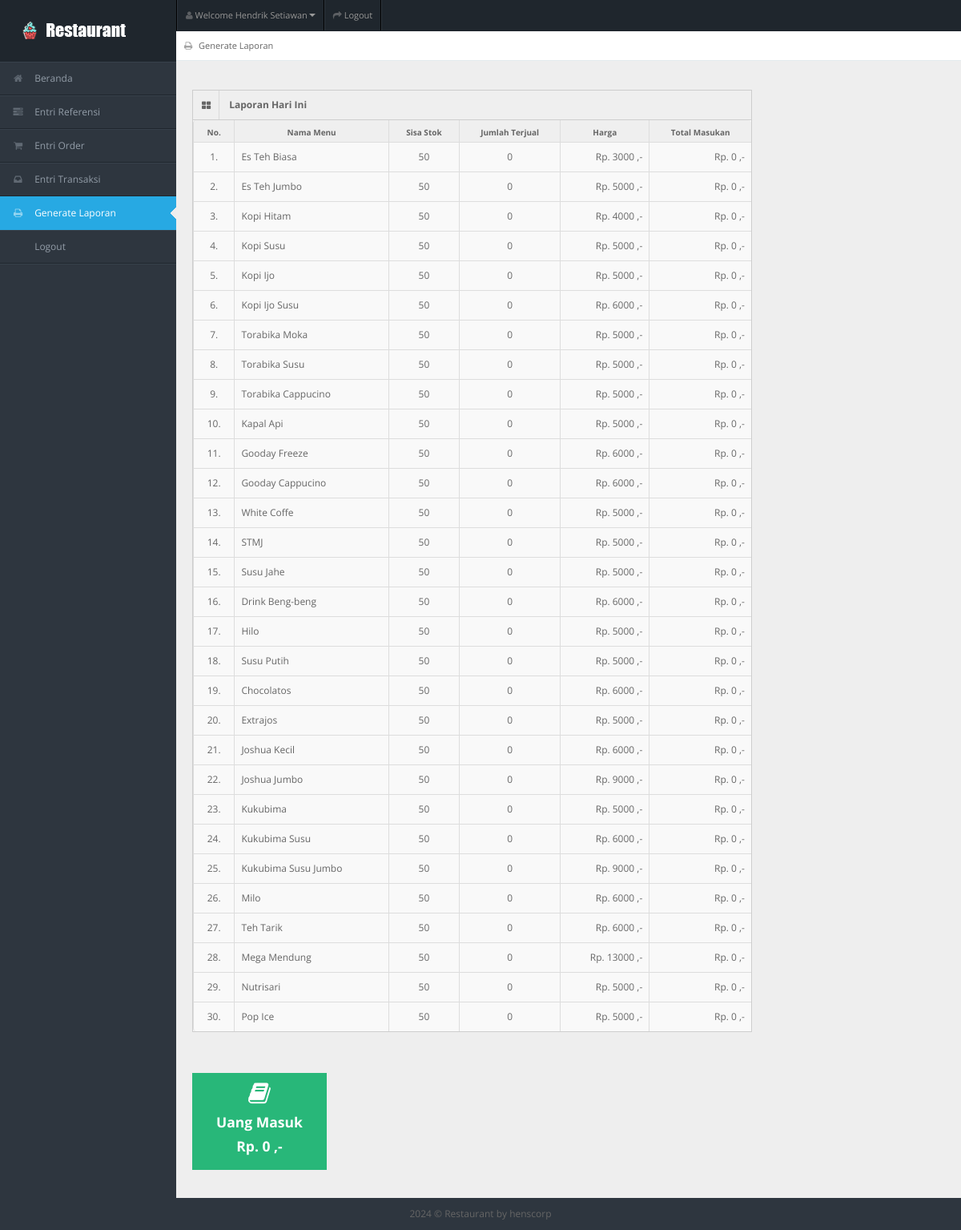
The page /generate_laporan.php (signed in) on the database its author committed.
### tables this page shows
CREATE TABLE `tb_user` (
  `id_user` int(11) NOT NULL,
  `username` varchar(150) NOT NULL,
  `password` varchar(150) NOT NULL,
  `nama_user` varchar(150) NOT NULL,
  `id_level` int(11) NOT NULL,
  `status` varchar(150) NOT NULL
);

CREATE TABLE `tb_masakan` (
  `id_masakan` int(11) NOT NULL,
  `nama_masakan` varchar(150) NOT NULL,
  `harga` varchar(150) NOT NULL,
  `stok` int(11) NOT NULL,
  `status_masakan` varchar(150) NOT NULL,
  `gambar_masakan` varchar(150) NOT NULL
);

### generate_laporan.php (the view, shortened to what this page needs)
<!DOCTYPE html>
<?php
include "connection/koneksi.php";
$id = $_SESSION['id_user'];
if(isset ($_SESSION['username'])){
  $query = "select * from tb_user natural join tb_level where id_user = $id";
  mysqli_query($conn, $query);
  $sql = mysqli_query($conn, $query);
  while($r = mysqli_fetch_array($sql)){
    $uang = 0;
?>
<html lang="en">
<head>
<link rel="stylesheet" href="template/dashboard/css/bootstrap.min.css" />
<link rel="stylesheet" href="template/dashboard/css/bootstrap-responsive.min.css" />
<link rel="stylesheet" href="template/dashboard/css/fullcalendar.css" />
<link rel="stylesheet" href="template/dashboard/css/matrix-style.css" />
<link rel="stylesheet" href="template/dashboard/css/matrix-media.css" />
<link href="template/dashboard/font-awesome/css/font-awesome.css" rel="stylesheet" />
<link rel="stylesheet" href="template/dashboard/css/jquery.gritter.css" />
</head>
<body>
<div id="header">
  <h1><a href="entri_transaksi.php">Entri Transaksi</a></h1>
</div>
<div id="user-nav" class="navbar navbar-inverse">
  <ul class="nav">
    <li  class="dropdown" id="profile-messages" ><a title="" href="#" data-toggle="dropdown" data-target="#profile-messages" class="dropdown-toggle"><i class="icon icon-user"></i>  <span class="text">Welcome <?php echo $r['nama_user'];?></span><b class="caret"></b></a>
    </li>
    <li class=""><a title="" href="logout.php"><i class="icon icon-share-alt"></i> <span class="text">Logout</span></a></li>
  </ul>
</div>
<div id="sidebar"><a href="generate_laporan.php" class="visible-phone"><i class="icon icon-print"></i> <span>Generate</span></a>
  <ul>
    <?php
    if($r['id_level'] == 1){
  ?>
    <li> <a href="beranda.php"><i class="icon icon-home"></i> <span>Beranda</span></a> </li>
    <li> <a href="entri_referensi.php"><i class="icon icon-tasks"></i> <span>Entri Referensi</span></a> </li>
    <li> <a href="entri_order.php"><i class="icon icon-shopping-cart"></i> <span>Entri Order</span></a> </li>
    <li> <a href="entri_transaksi.php"><i class="icon icon-inbox"></i> <span>Entri Transaksi</span></a> </li>
    <li class="active"> <a href="generate_laporan.php"><i class="icon icon-print"></i> <span>Generate Laporan</span></a> </li>
    <li> <a href="logout.php"><i class="icon icon-sign-out"></i> <span>Logout</span></a> </li>
  <?php
    } else if($r['id_level'] == 2){
  ?>
    <li> <a href="beranda.php"><i class="icon icon-home"></i> <span>Beranda</span></a> </li>
    <li> <a href="entri_order.php"><i class="icon icon-shopping-cart"></i> <span>Entri Order</span></a> </li>
    <li class="active"> <a href="generate_laporan.php"><i class="icon icon-print"></i> <span>Generate Laporan</span></a> </li>
    <li> <a href="logout.php"><i class="icon icon-sign-out"></i> <span>Logout</span></a> </li>
  <?php
    } else if($r['id_level'] == 3){
  ?>
    <li> <a href="beranda.php"><i class="icon icon-home"></i> <span>Beranda</span></a> </li>
    <li> <a href="entri_transaksi.php"><i class="icon icon-inbox"></i> <span>Entri Transaksi</span></a> </li>
    <li class="active"> <a href="generate_laporan.php"><i class="icon icon-print"></i> <span>Generate Laporan</span></a> </li>
    <li> <a href="logout.php"><i class="icon icon-sign-out"></i> <span>Logout</span></a> </li>
  <?php
    } else if($r['id_level'] == 4){
  ?>
    <li> <a href="beranda.php"><i class="icon icon-home"></i> <span>Beranda</span></a> </li>
    <li class="active"> <a href="generate_laporan.php"><i class="icon icon-print"></i> <span>Generate Laporan</span></a> </li>
    <li> <a href="logout.php"><i class="icon icon-sign-out"></i> <span>Logout</span></a> </li>
  <?php
    } else if($r['id_level'] == 5){
  ?>
    <li> <a href="beranda.php"><i class="icon icon-home"></i> <span>Beranda</span></a> </li>
    <li> <a href="entri_order.php"><i class="icon icon-shopping-cart"></i> <span>Entri Order</span></a> </li>
    <li> <a href="logout.php"><i class="icon icon-sign-out"></i> <span>Logout</span></a> </li>
  <?php
    }
  ?>
  </ul>
</div>
<div id="content">
  <div id="content-header">
    <div id="breadcrumb"> <a href="generate_laporan.php" title="Go to here" class="tip-bottom"><i class="icon icon-print"></i> Generate Laporan</a></div>
  </div>
  <div class="container-fluid">
    <?php
      if($r['id_level'] == 1 || $r['id_level'] == 2 || $r['id_level'] == 3 || $r['id_level'] == 4){
    ?>
    <div class="row-fluid">
      <div class="span9">
        <div class="widget-box">
          <div class="widget-title bg_lg"><span class="icon"><i class="icon-th-large"></i></span>
            <h5>Laporan Hari Ini</h5>
          </div>
          <div class="widget-content nopadding" >
            <table class="table table-bordered table-invoice-full">
              <thead>
                <tr>
                  <th class="head0">No.</th>
                  <th class="head0">Nama Menu</th>
                  <th class="head1">Sisa Stok</th>
                  <th class="head0">Jumlah Terjual</th>
                  <th class="head0 right">Harga</th>
                  <th class="head0 right">Total Masukan</th>
                </tr>
              </thead>
              <?php
                $no = 1;
                $query_lihat_menu = "select * from tb_masakan";
                $sql_lihat_menu = mysqli_query($conn, $query_lihat_menu);
              ?>
              <tbody>
              <?php
                while($r_lihat_menu = mysqli_fetch_array($sql_lihat_menu)){
              ?>
                <tr>
                  <td><center><?php echo $no++;?>.</center></td>
                  <td><?php echo $r_lihat_menu['nama_masakan'];?></td>
                  <td><center><?php echo $r_lihat_menu['stok'];?></center></td>
                  <td>
                    <center>
                      <?php
                        $id_masakan = $r_lihat_menu['id_masakan'];
                        $query_jumlah = "select sum(jumlah_terjual) as jumlah_terjual from tb_stok left join tb_pesan on tb_stok.id_pesan = tb_pesan.id_pesan where id_masakan = $id_masakan and status_cetak = 'belum cetak'";
                        $sql_jumlah = mysqli_query($conn, $query_jumlah);
                        $result_jumlah = mysqli_fetch_array($sql_jumlah);
                        if($result_jumlah['jumlah_terjual'] != 0 || $result_jumlah['jumlah_terjual'] != null || $result_jumlah['jumlah_terjual'] != ""){
                          $jml = $result_jumlah['jumlah_terjual'];
                          echo $jml;
                        } else {
                          $jml = 0;
                          echo $jml;
                        }
                      ?>
                    </center>
                  </td>
                  <td style="text-align: right">Rp. <?php echo $r_lihat_menu['harga'];?> ,-</td>
                  <td style="text-align: right">Rp.
                      <?php
                        $id_masakan = $r_lihat_menu['id_masakan'];
                        $query_jumlah = "select sum(jumlah_terjual) as jumlah_terjual from tb_stok left join tb_pesan on tb_stok.id_pesan = tb_pesan.id_pesan where id_masakan = $id_masakan and status_cetak = 'belum cetak'";
                        $sql_jumlah = mysqli_query($conn, $query_jumlah);
                        $result_jumlah = mysqli_fetch_array($sql_jumlah);
                        $jml = 0;
                        if($result_jumlah['jumlah_terjual'] != 0 || $result_jumlah['jumlah_terjual'] != null || $result_jumlah['jumlah_terjual'] != ""){
                          $jml = $result_jumlah['jumlah_terjual'] * $r_lihat_menu['harga'];
                          echo $jml;
                        } else {
                          $jml = $result_jumlah['jumlah_terjual'] * $r_lihat_menu['harga'];
                          echo $jml;
                        }
                        $uang += $jml;
                      ?>
                   ,-</td>
                </tr>
              <?php
                }
              ?>
              </tbody>
            </table>
          </div>
        </div>
      </div>
    </div>
    <?php
      }
    ?>
  </div>
  <div class="container-fluid">
    <div class="row-fluid">
      <ul class="quick-actions">
        <li class="bg_lg"> <a href="#"><i class="icon-book"></i> <h4>Uang Masuk</h4><h4>Rp. <?php echo $uang;?> ,-</h4> </a> </li>
      </ul>
    </div>
  </div>
</div>
<div class="row-fluid">
  <div id="footer" class="span12"> <?php echo date('Y'); ?> &copy; Restaurant <a href="#">by henscorp</a> </div>
</div>
</body>
</html>
<?php
  }
} else {
  header('location: logout.php');
}
?>

### template/dashboard/css/matrix-media.css (style rules this page uses)
body { background:#2E363F; }
#header { background-color: #1f262d; margin-top:10px; }
#sidebar > ul { border-bottom: 1px solid #37414b }
#sidebar > ul > li { border-top: 1px solid #37414b; border-bottom: 1px solid #1f262d; }
#sidebar > ul > li.active { background-color: #27a9e3; border-bottom: 1px solid #27a9e3; border-top: 1px solid #27a9e3; }
#sidebar > ul > li.active a { color:#fff; text-decoration:none; }

### rows shown on the page
tb_user: nama_user "Hendrik Setiawan", uang "0"
tb_masakan: nama_masakan "Es Teh Biasa", stok "50", jml "0", harga "3000"
tb_masakan: nama_masakan "Es Teh Jumbo", stok "50", jml "0", harga "5000"
tb_masakan: nama_masakan "Kopi Hitam", stok "50", jml "0", harga "4000"
tb_masakan: nama_masakan "Kopi Susu", stok "50", jml "0", harga "5000"
tb_masakan: nama_masakan "Kopi Ijo", stok "50", jml "0", harga "5000"
tb_masakan: nama_masakan "Kopi Ijo Susu", stok "50", jml "0", harga "6000"
tb_masakan: nama_masakan "Torabika Moka", stok "50", jml "0", harga "5000"
tb_masakan: nama_masakan "Torabika Susu", stok "50", jml "0", harga "5000"
tb_masakan: nama_masakan "Torabika Cappucino", stok "50", jml "0", harga "5000"
tb_masakan: nama_masakan "Kapal Api", stok "50", jml "0", harga "5000"
tb_masakan: nama_masakan "Gooday Freeze", stok "50", jml "0", harga "6000"
tb_masakan: nama_masakan "Gooday Cappucino", stok "50", jml "0", harga "6000"
tb_masakan: nama_masakan "White Coffe", stok "50", jml "0", harga "5000"
tb_masakan: nama_masakan "STMJ", stok "50", jml "0", harga "5000"
tb_masakan: nama_masakan "Susu Jahe", stok "50", jml "0", harga "5000"
tb_masakan: nama_masakan "Drink Beng-beng", stok "50", jml "0", harga "6000"
tb_masakan: nama_masakan "Hilo", stok "50", jml "0", harga "5000"
tb_masakan: nama_masakan "Susu Putih", stok "50", jml "0", harga "5000"
tb_masakan: nama_masakan "Chocolatos", stok "50", jml "0", harga "6000"
tb_masakan: nama_masakan "Extrajos", stok "50", jml "0", harga "5000"
tb_masakan: nama_masakan "Joshua Kecil", stok "50", jml "0", harga "6000"
tb_masakan: nama_masakan "Joshua Jumbo", stok "50", jml "0", harga "9000"
tb_masakan: nama_masakan "Kukubima", stok "50", jml "0", harga "5000"
tb_masakan: nama_masakan "Kukubima Susu", stok "50", jml "0", harga "6000"
tb_masakan: nama_masakan "Kukubima Susu Jumbo", stok "50", jml "0", harga "9000"
tb_masakan: nama_masakan "Milo", stok "50", jml "0", harga "6000"
tb_masakan: nama_masakan "Teh Tarik", stok "50", jml "0", harga "6000"
tb_masakan: nama_masakan "Mega Mendung", stok "50", jml "0", harga "13000"
tb_masakan: nama_masakan "Nutrisari", stok "50", jml "0", harga "5000"
tb_masakan: nama_masakan "Pop Ice", stok "50", jml "0", harga "5000"
